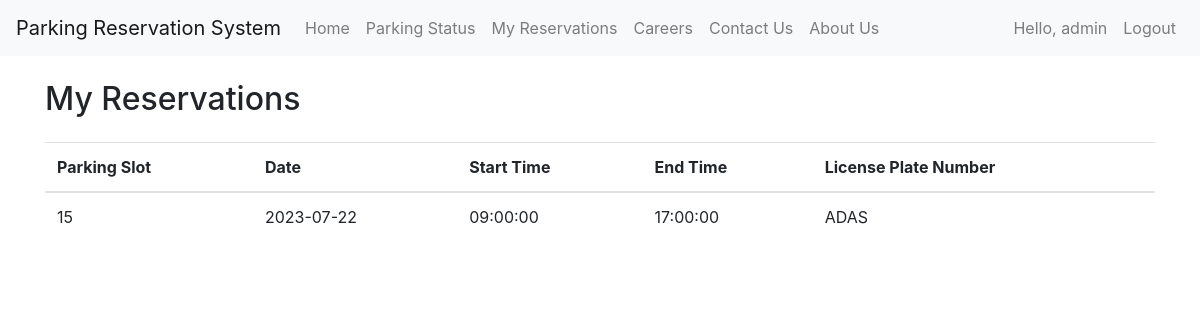
The app's page /my_reservations (signed in), older data.
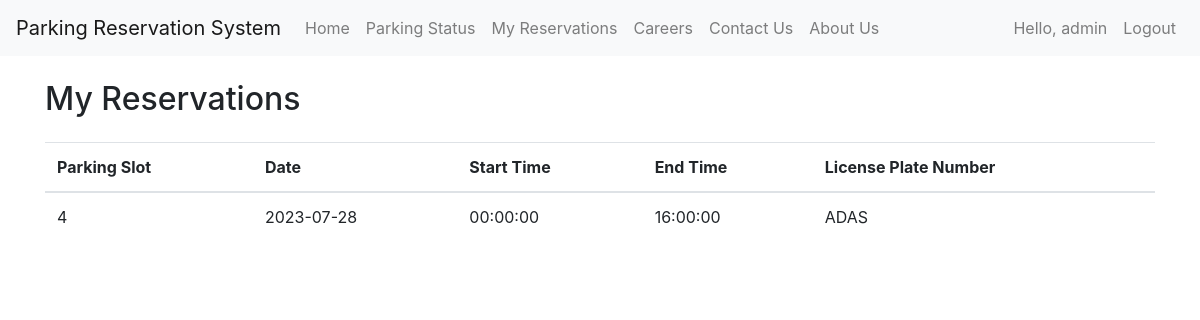
The same page, newer data.
### app.py (models this page shows, shortened)
class Reservation(db.Model):
    id = db.Column(db.Integer, primary_key=True)
    user_id = db.Column(db.Integer, db.ForeignKey('user.id'), nullable=False)
    slot_id = db.Column(db.Integer, db.ForeignKey('slot.id'), nullable=False)
    date = db.Column(db.Date, nullable=False)
    start_time = db.Column(db.Time, nullable=False)
    end_time = db.Column(db.Time, nullable=False)
    commercial = db.Column(db.Boolean, nullable=False)
    license_plate_number = db.Column(db.String(10), nullable=False)
    slot = db.relationship('Slot', backref=db.backref('reservations', lazy=True))

class Slot(db.Model):
    id = db.Column(db.Integer, primary_key=True)
    status = db.Column(db.String(50), nullable=False)
    date = db.Column(db.Date, nullable=True)
    start_time = db.Column(db.Time, nullable=True)
    end_time = db.Column(db.Time, nullable=True)

### app.py (the view)
@app.route('/my_reservations', methods=['GET'])
@login_required
def my_reservations():
    reservations = get_reservations(current_user.id)
    return render_template('my_reservations.html', reservations=reservations)

### app.py (called while the page is built)
@login_manager.user_loader
def load_user(user_id):
    return User.query.get(int(user_id))

def get_reservations(user_id):
    return Reservation.query.filter_by(user_id=user_id).all()

    @property
    def is_authenticated(self):
        return True

### templates/my_reservations.html
<!DOCTYPE html>
{% extends "base.html" %} {% block title %} My Reservations {% endblock %} {%
block content %}
<div class="container">
  <h2 class="my-4">My Reservations</h2>
  <table class="table">
    <thead>
      <tr>
        <th scope="col">Parking Slot</th>
        <th scope="col">Date</th>
        <th scope="col">Start Time</th>
        <th scope="col">End Time</th>
        <th scope="col">License Plate Number</th>
      </tr>
    </thead>
    <tbody>
      {% for reservation in reservations %}
      <tr>
        <td>{{ reservation.slot.id }}</td>
        <td>{{ reservation.date }}</td>
        <td>{{ reservation.start_time }}</td>
        <td>{{ reservation.end_time }}</td>
        <td>{{ reservation.license_plate_number }}</td>
      </tr>
      {% endfor %}
    </tbody>
  </table>
</div>
{% endblock %}

Row changes from the older to the newer data that the page shows:
changed Reservation "ADAS": slot.id "15" → "4"; date "2023-07-22" → "2023-07-28"; start_time "09:00:00" → "00:00:00"; end_time "17:00:00" → "16:00:00"
